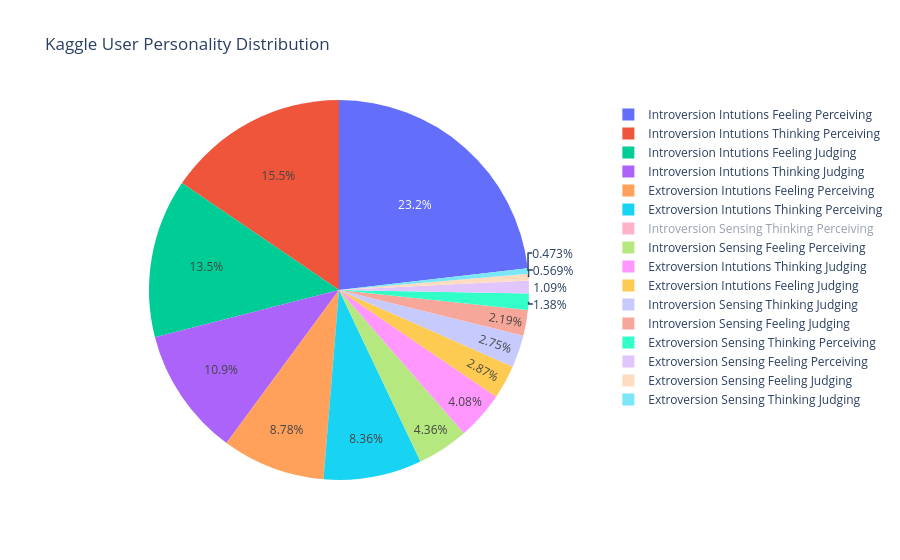

Notebook cell for this chart:
### Code cell
labels = pred_df['descroption']
sizes = pred_df['percent']*100

trace = go.Pie(labels = labels, values = sizes)
layout = go.Layout(
    title = 'Kaggle User Personality Distribution')

data = [trace]
fig = go.Figure(data = data, layout = layout)
py.iplot(fig)

### Figure 1 — Plotly figure (JSON) as saved in the notebook; plotly's stock layout.template omitted (floating-point values rounded to 4 significant figures)
{"data": [{"labels": ["Introversion Intutions Feeling Perceiving", "Introversion Intutions Thinking Perceiving", "Introversion Intutions Feeling Judging", "Introversion Intutions Thinking Judging", "Extroversion Intutions Feeling Perceiving", "Extroversion Intutions Thinking Perceiving", "Introversion Sensing Thinking Perceiving", "Introversion Sensing Feeling Perceiving", "Extroversion Intutions Thinking Judging", "Extroversion Intutions Feeling Judging", "Introversion Sensing Thinking Judging", "Introversion Sensing Feeling Judging", "Extroversion Sensing Thinking Perceiving", "Extroversion Sensing Feeling Perceiving", "Extroversion Sensing Feeling Judging", "Extroversion Sensing Thinking Judging"], "type": "pie", "values": [22.04, 14.73, 12.85, 10.39, 8.357, 7.954, 4.865, 4.15, 3.885, 2.732, 2.617, 2.086, 1.314, 1.037, 0.5418, 0.4496]}], "layout": {"autosize": true, "hiddenlabels": ["Introversion Sensing Thinking Perceiving"], "title": {"text": "Kaggle User Personality Distribution"}}}
